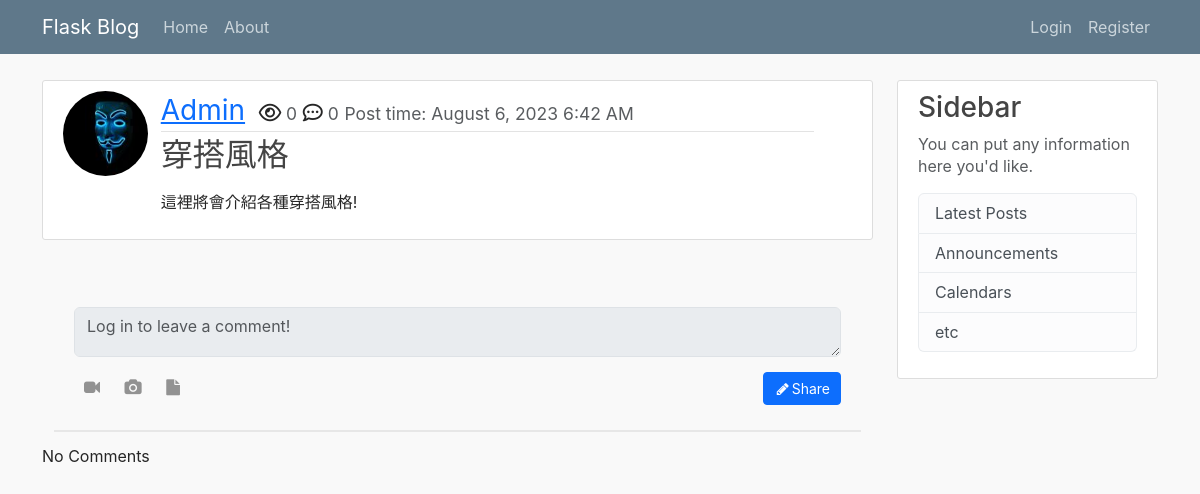
The page /post/2 on the database as committed earlier.
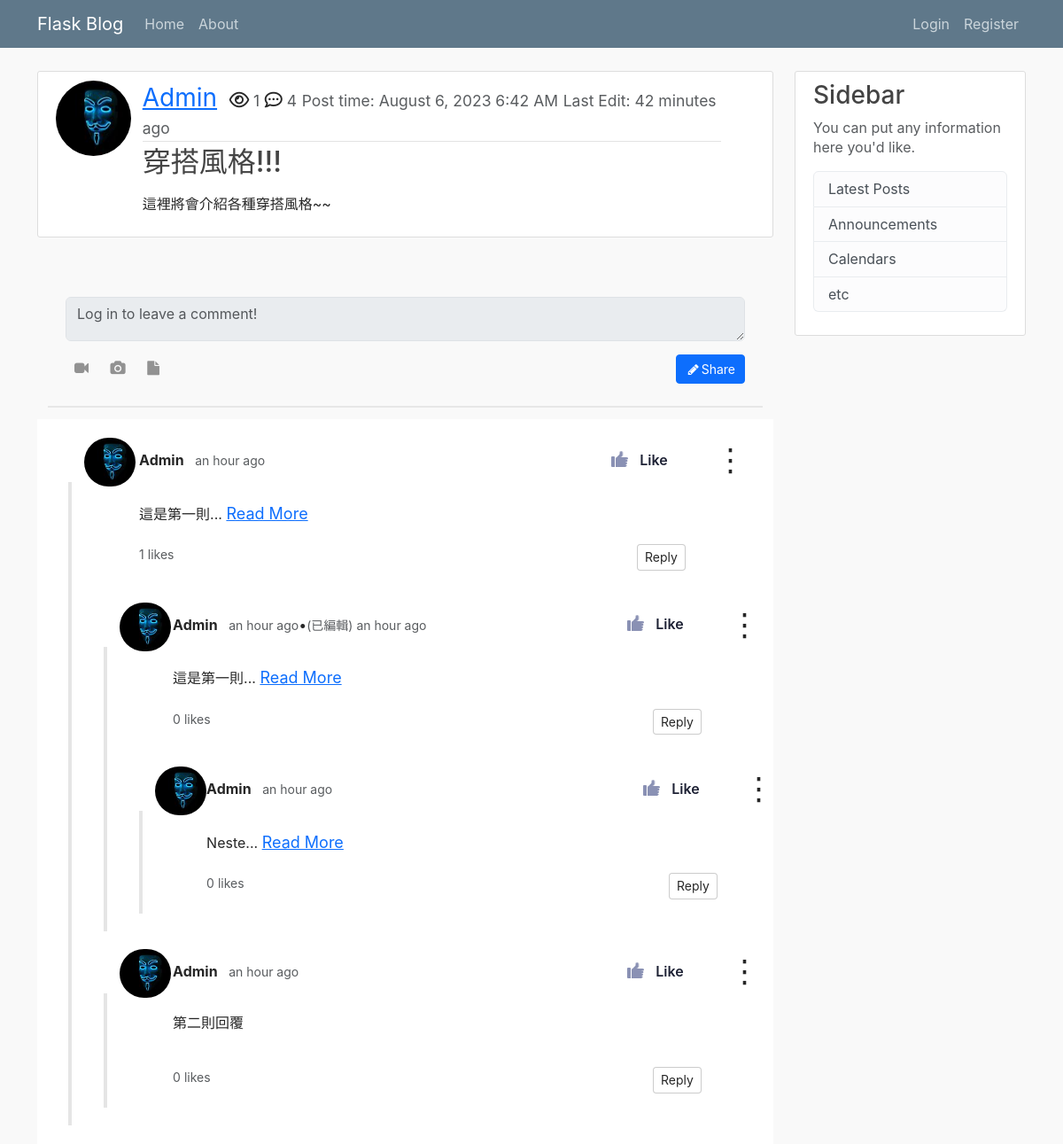
The same page on the database as committed later.
### flask_blog/models.py (models this page shows, shortened)
class User(db.Model, UserMixin):
    __tablename__ = 'user'
    id = db.Column(db.Integer, primary_key=True)
    username = db.Column(db.String(20), unique=True, nullable=False)
    email = db.Column(db.String(120), unique=True, nullable=False)
    image_file = db.Column(db.String(20), unique=False, nullable=False, default='default.jpg')
    password = db.Column(db.String(60), nullable=False)
    posts = db.relationship('Post', backref='author', lazy=True, cascade='all, delete') # lazy="select"
    comments = db.relationship('Comment', backref='user', lazy=True, cascade='all, delete')
    likes = db.relationship('Like', backref='user', lazy=True, cascade='all, delete')

class Post(db.Model):
    __tablename__ = 'post'
    id = db.Column(db.Integer, primary_key=True)
    title = db.Column(db.String(100), nullable=False)
    date_posted = db.Column(db.DateTime, nullable=False, default=datetime.utcnow)
    date_edited = db.Column(db.DateTime) # 這裡應該改成可空且預設為None
    view = db.Column(db.Integer, nullable=False, default=0)
    content = db.Column(db.Text, nullable=False)
    user_id = db.Column(db.Integer, db.ForeignKey('user.id', ondelete='CASCADE'), nullable=False)
    comments = db.relationship('Comment', backref='post', lazy=True, cascade='all, delete')
    category = db.Column(db.String(100), nullable=False)

class Comment(db.Model):
    __tablename__ = 'comment'
    id = db.Column(db.Integer, primary_key=True)
    content = db.Column(db.String(1000), nullable=False)
    date_posted = db.Column(db.DateTime, nullable=False, default=datetime.utcnow)
    date_edited = db.Column(db.DateTime)
    date_deleted = db.Column(db.DateTime)
    user_id = db.Column(db.Integer, db.ForeignKey('user.id', ondelete='CASCADE'), nullable=False)
    post_id = db.Column(db.Integer, db.ForeignKey('post.id', ondelete='CASCADE'), nullable=False)
    reply_id = db.Column(db.Integer, db.ForeignKey('comment.id', ondelete='CASCADE')) # 自己reference自己做one to many relation，也要加上foreign key
    reply = db.relationship('Comment', remote_side='Comment.id', backref='replies', lazy=True, cascade='all, delete') # 這裡要設定remote_side，然後傳入class
    likes = db.relationship('Like', backref='comment', lazy=True, cascade='all, delete')
    delete = db.Column(db.Boolean, default=0)

### flask_blog/posts/routes.py (the view)
@posts.route('/post/<int:post_id>')
def post(post_id):
    post = Post.query.get_or_404(post_id) # 找的到就傳id找不到就直接跳404頁面
    comments = Comment.query.filter_by(post_id=post_id, reply_id=None).all()
    if current_user.get_id(): # 只有在不是anynomoususer的情況下才會有likes的屬性，然後取得所有這個使用者按讚的留言並傳入template
        liked_comments_id = [liked_comment.comment_id for liked_comment in current_user.likes]
        print('permitted user')
    else:
        liked_comments_id = []
    print('liked_comments_id: ', liked_comments_id)
    if current_user.get_id() and current_user.id != post.author.id: # 確保如果是未登入使用者(AnonymousUser)存取不會報錯，而是把id設成None
        views = post.view
        post.view = views + 1
        db.session.commit()
    return render_template('post.html', title=post.title, post=post, comments=comments, liked_comments_id=liked_comments_id)

### flask_blog/templates/post.html (shortened to what this page needs)
{% extends 'layout.html' %}
{% from 'macros.html' import generate_content, generate_reply with context %}
{% block content %}
    <article class="media content-section">
      <div class="row">
        <div class="col-1">
          <img class="rounded-circle article-img" src="{{ url_for('static', filename='profile_pics/' + post.author.image_file) }}">
        </div>
        <div class="media-body col-10">
          <div class="article-metadata">
              <a class="user-name" href="{{ url_for('users.user_posts', username=post.author.username ) }}">{{ post.author.username }}</a>
              <i class="far fa-eye icon-class"></i><small class='text-muted'> {{ post.view }}</small>
              <i class='far fa-comment-dots icon-class'></i><small class='text-muted'> {{ post.comments|length }}</small>
              <small class="text-muted">Post time: {{ moment(post.date_posted).format('LLL') }}</small>
              {% if post.date_edited %}
                <small class= 'text-muted'>Last Edit: {{ moment(post.date_edited).fromNow(refresh=True) }}</small>
              {% endif %}
          </div>
          <h2 class="article-title">{{ post.title }}</h2>
          <p class="article-content">{{ post.content|safe }}</p>
        </div>
    </article>
    <br>
    {% if current_user.is_authenticated %}
    <link href="https://maxcdn.bootstrapcdn.com/font-awesome/4.3.0/css/font-awesome.min.css" rel="stylesheet">
      <div class="container bootdey">
        <div class="col-md-12 bootstrap snippets">
          <div class="panel">
            <div class="panel-body">
              <form class="mar-top clearfix" method="POSt" action="{{ url_for('comments.comment', post_id = post.id) }}">
                <input type="hidden" name="csrf_token" value="{{ csrf_token() }}">
                <textarea class="form-control" rows="2" placeholder="Leave a comment" name="content"></textarea>
                <br>
                <button class="btn btn-sm btn-primary pull-right" type="submit"><i class="fa fa-pencil fa-fw"></i>Share</button>
                <a class="btn btn-trans btn-icon fa fa-video-camera add-tooltip" href="#"></a>
                <a class="btn btn-trans btn-icon fa fa-camera add-tooltip" href="#"></a>
                <a class="btn btn-trans btn-icon fa fa-file add-tooltip" href="#"></a>
              </form>
            </div>
          </div>
        </div>
      </div>
    {% else %}
    <link href="https://maxcdn.bootstrapcdn.com/font-awesome/4.3.0/css/font-awesome.min.css" rel="stylesheet">
    <div class="container bootdey">
      <div class="col-md-12 bootstrap snippets">
        <div class="panel">
          <div class="panel-body">
            <textarea disabled class="form-control" rows="2" placeholder="Log in to leave a comment!"></textarea>
            <div class="mar-top clearfix" >
              <button class="btn btn-sm btn-primary pull-right" type="submit"><i class="fa fa-pencil fa-fw"></i>Share</button>
              <a class="btn btn-trans btn-icon fa fa-video-camera add-tooltip"></a>
              <a class="btn btn-trans btn-icon fa fa-camera add-tooltip"></a>
              <a class="btn btn-trans btn-icon fa fa-file add-tooltip"></a>
            </div>
          </div>
        </div>
      </div>
    </div>
    {% endif %}
    {% if comments %}
      <div class="comment-thread">
        {% for comment in comments%}
          {% include 'comment_template.html' %}
        {% endfor %}
      </div>
    {% else %}
      <p>No Comments</p>
    {% endif %}
{% endblock content %}

### flask_blog/templates/layout.html (shortened to what this page needs)
<!DOCTYPE html>
<html lang="en">
<head>
    <link href="https://cdn.jsdelivr.net/npm/bootstrap@5.3.0/dist/css/bootstrap.min.css" rel="stylesheet">
    <link rel = 'stylesheet' type="text/css" href="{{ url_for('static', filename='main.css') }}">
</head>
<body>
    <header class="site-header">
        <nav class="navbar navbar-expand-md navbar-dark bg-steel fixed-top">
          <div class="container">
            <a class="navbar-brand mr-4" href="{{ url_for('main.home') }}">Flask Blog</a>
            <div class="collapse navbar-collapse" id="navbarToggle">
              <div class="navbar-nav mr-auto">
                <a class="nav-item nav-link" href="{{ url_for('main.home') }}">Home</a>
                <a class="nav-item nav-link" href="{{ url_for('main.about') }}">About</a>
              </div>
              <div class="navbar-nav">
                {% if current_user.is_authenticated %}
                  <a class="nav-item nav-link" href="{{ url_for('posts.new_post') }}">New Post</a>
                  <a class="nav-item nav-link" href="{{ url_for('users.account') }}">Account</a>
                  <a class="nav-item nav-link" href="{{ url_for('users.logout') }}">Logout</a>
                {% else %}
                  <a class="nav-item nav-link" href="{{ url_for('users.login') }}">Login</a>
                  <a class="nav-item nav-link" href="{{ url_for('users.register') }}">Register</a>
                {% endif %}
              </div>
            </div>
          </div>
        </nav>
    </header>
    <main role="main" class="container">
        <div class="row">
          <div class="col-9">
            {% block content %}{% endblock content%}
          </div>
          <div class="col-3">
            <div class="content-section">
              <h3>Sidebar</h3>
              <p class='text-muted'>You can put any information here you'd like.
                <ul class="list-group">
                  <li class="list-group-item list-group-item-light">Latest Posts</li>
                  <li class="list-group-item list-group-item-light">Announcements</li>
                  <li class="list-group-item list-group-item-light">Calendars</li>
                  <li class="list-group-item list-group-item-light">etc</li>
                </ul>
              </p>
            </div>
          </div>
        </div>
    </main>
  </body>
</html>

### flask_blog/templates/macros.html
{% macro generate_reply(comments, initial_comments) %}
    {% if comments|length > initial_comments %}
        <div>
            {% for comment in comments[:initial_comments] %}
                {% include 'comment_template.html' %}
            {% endfor %}
            <a class="a-btn show-more-comments" onClick="show_more_comments(this)">Show {{ comments|length - initial_comments }} More Comments</a>
            <div class="more-comments-area hide">
                {% for comment in comments[initial_comments:] %}
                    {% include 'comment_template.html' %}
                {% endfor %}
            </div>
            <a class="a-btn show-less-comments hide" onClick="show_less_comments(this)">Show Less Comments</a>
        </div>
    {% else %}
        {% for comment in comments %}
            {% include 'comment_template.html' %}
        {% endfor %}
    {% endif %}
{% endmacro %}
{% macro generate_content(comment, initial_words) %}
    {% with initial_words = initial_words %}
    {% if comment.content|length > initial_words %}
        <div class="content-div">
            <p class="inline-p"><span class="dots">{{ (comment.content[:initial_words]|tagify)|safe }}...</span><span class="more hide">{{ (comment.content|tagify)|safe }}</span></p>
            <a class="a-btn" onClick="show_more_content(this)">Read More</a>
        </div>
    {% else %}
        <div class="content-div">
            <p>{{ (comment.content|tagify)|safe }}</p>
        </div>
    {% endif %}
    {% endwith %}
{% endmacro %}

### flask_blog/templates/comment_template.html (shortened to what this page needs)
{% if not comment.delete %}
<div class="comment row" id=comment-{{ comment.id }}>
    <div class="col-1 me-2">
        <a href="#comment-{{ comment.id }}" class="comment-border-link"></a>
        <div class="comment-info" >
            {% if comment.user.id == current_user.id %}
            <img style="box-shadow: 3px 3px 8px #968004;" class="user-icon" src="{{ url_for('static', filename='profile_pics/' + comment.user.image_file) }}" alt="user-icon">
            {% else %}
            <img class="user-icon" src="{{ url_for('static', filename='profile_pics/' + comment.user.image_file) }}" alt="user-icon">
            {% endif %}
        </div>
    </div>
    <div class="col-10 comment-content mb-3">
        <div class="row">
            <div class="col-6">
                <a href="{{ url_for('users.user_posts', username=comment.user.username) }}" class="comment-author me-2">{{ comment.user.username }}</a>
                {% if comment.date_edited %}
                <small class="m-0 text-muted">{{ moment(comment.date_posted).fromNow(refresh=True) }}</small>&#x2022;<small class="m-0 text-muted">(已編輯) {{ moment(comment.date_edited).fromNow(refresh=True) }}</small>
                {% else %}
                <small class="m-0 text-muted">{{ moment(comment.date_posted).fromNow(refresh=True) }}</small>
                {% endif %}
            </div>
            <div class="col-6 d-flex justify-content-end">
                <div class="comment-voting">
                    {% if comment.id in liked_comments_id %}
                    <button class="button dark liked" onClick="clicking(this,'{{current_user.is_authenticated}}'); thumb_toggle(this, '{{current_user.is_authenticated}}');">
                        <div class="hand">
                            <div class="thumb"></div>
                        </div>
                        <span>Like</span>
                    </button>
                    {% else %}
                    <button class="button dark" onClick="clicking(this,'{{current_user.is_authenticated}}'); thumb_toggle(this, '{{current_user.is_authenticated}}');">
                      <div class="hand">
                          <div class="thumb"></div>
                      </div>
                      <span>Like</span>
                    </button>
                    {% endif %}
                    <div class="button-wrapper">
                        <span class="overlay-span" onClick="toggleUpdateDeleteCommentBtn(this)">&#8942;</span>
                    </div>
                </div>
            </div>
        </div>
        <br>
        <div class="comment-body">
            {{ generate_content(comment, 5) }}
            <br>
            <div class="d-flex justify-content-between">
                <div><small class="likes text-muted me-1">{{ comment.likes|length }}</small><small class="likes m-0 text-muted">likes</small></div>
                <div>
                    <button type="button" onClick="toggle_reply_form(this)">Reply</button>
                </div>
            </div>
        </div>
    </div>
    <div class="replies">
        {{ generate_reply(comment.replies, 2) }}
    </div>
</div>
{% endif %}

Rows that differ between the two databases and show on the page:
changed Post: view "0" → "1"; date_edited (not shown) → "42 minutes ago"; title "穿搭風格" → "穿搭風格!!!"; content "這裡將會介紹各種穿搭風格!" → "這裡將會介紹各種穿搭風格~~"
added Comment: image_file (picture), user.username "Admin", date_posted "an hour ago", content "這是第一則", likes|length "1", shown under "穿搭風格!!!"
added Comment: image_file (picture), user.username "Admin", date_posted "an hour ago", date_edited "an hour ago", content "這是第一則", likes|length "0"
added Comment: image_file (picture), user.username "Admin", date_posted "an hour ago", content "Neste", likes|length "0"
added Comment: image_file (picture), user.username "Admin", date_posted "an hour ago", content "第二則回覆", likes|length "0"
Other text that changed with them:
{{ post.comments|length }}: "0" → "4"
text no longer shown: "No Comments"
text now shown: "Last Edit:"
